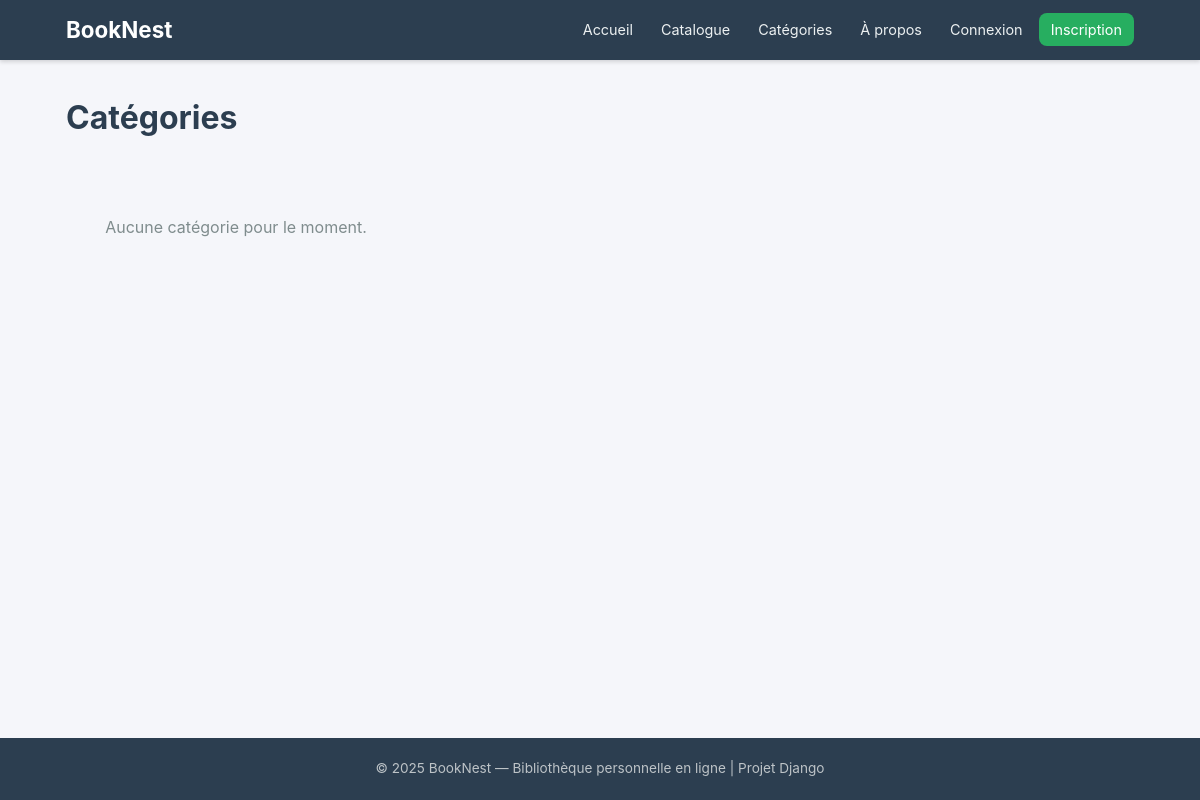
Page /categories/ on the earlier database version.
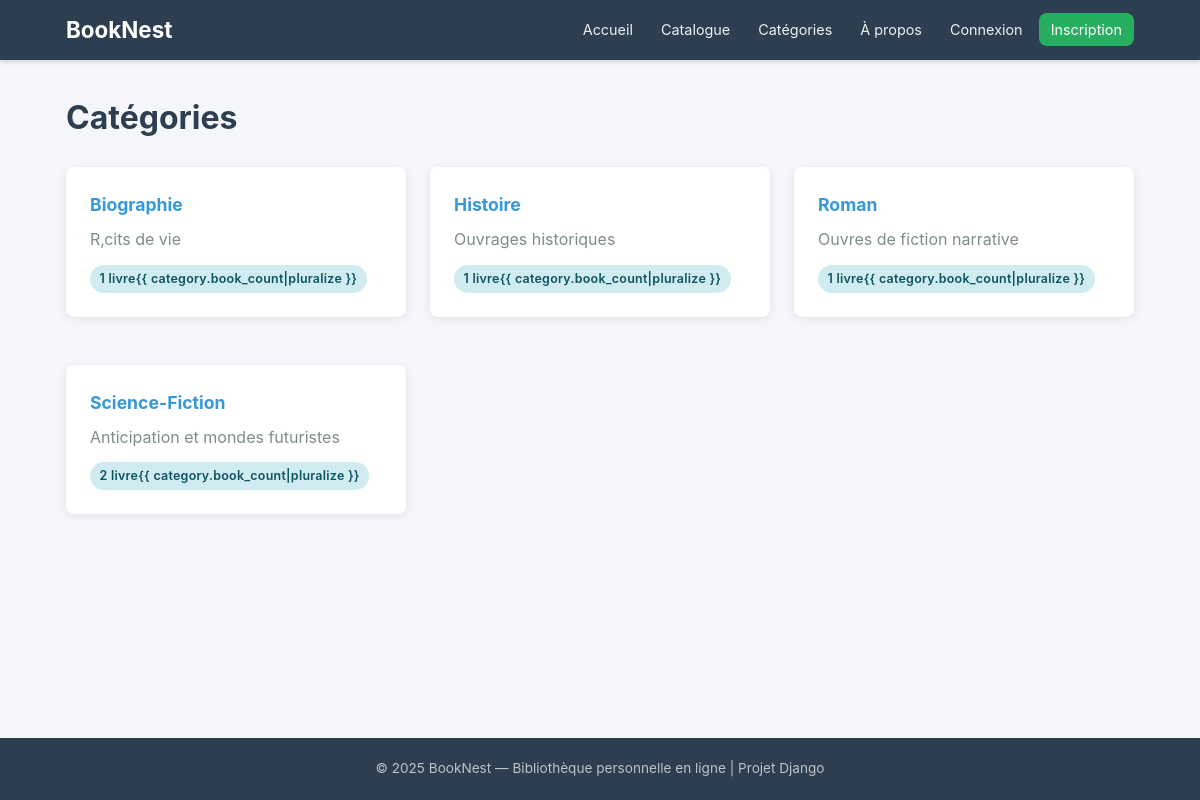
Same page on the later database version.
### books/models.py (models this page shows, shortened)
class Category(models.Model):
    name = models.CharField(
        max_length=100,
        unique=True,
        verbose_name="Nom"
    )
    description = models.TextField(
        blank=True,
        verbose_name="Description"
    )
    class Meta:
        verbose_name = "Catégorie"
        verbose_name_plural = "Catégories"
        ordering = ['name']

### books/views.py (the view)
# urls.py: path('categories/', views.CategoryListView.as_view(), name='category-list'),
class CategoryListView(ListView):
    model = Category
    template_name = 'books/category_list.html'
    context_object_name = 'categories'
    def get_queryset(self):
        return Category.objects.annotate(book_count=Count('books')).order_by('name')

### templates/books/category_list.html
{% extends 'base.html' %} {% block title %}Catégories — BookNest{% endblock %}
{% block content %}
<h1 class="page-title">Catégories</h1>
<div class="card-grid">
  {% for category in categories %}
  <div class="card">
    <h3 class="book-title">
      <a href="{% url 'catalogue' %}?category={{ category.id }}"
        >{{ category.name }}</a
      >
    </h3>
    {% if category.description %}
    <p class="text-muted" style="margin-top: 0.5rem">
      {{ category.description }}
    </p>
    {% endif %}
    <p style="margin-top: 0.75rem">
      <span class="badge badge-reading"
        >{{ category.book_count }} livre{{ category.book_count|pluralize
        }}</span
      >
    </p>
  </div>
  {% empty %}
  <div class="empty-state">
    <p>Aucune catégorie pour le moment.</p>
  </div>
  {% endfor %}
</div>
{% endblock %}

Differences in the rows shown:
added Category: name "Biographie", description "R‚cits de vie", book_count "1"
added Category: name "Histoire", description "Ouvrages historiques", book_count "1"
added Category: name "Roman", description "Ouvres de fiction narrative", book_count "1"
added Category: name "Science-Fiction", description "Anticipation et mondes futuristes", book_count "2"
Other differences:
text no longer shown: "Aucune catégorie pour le moment."
